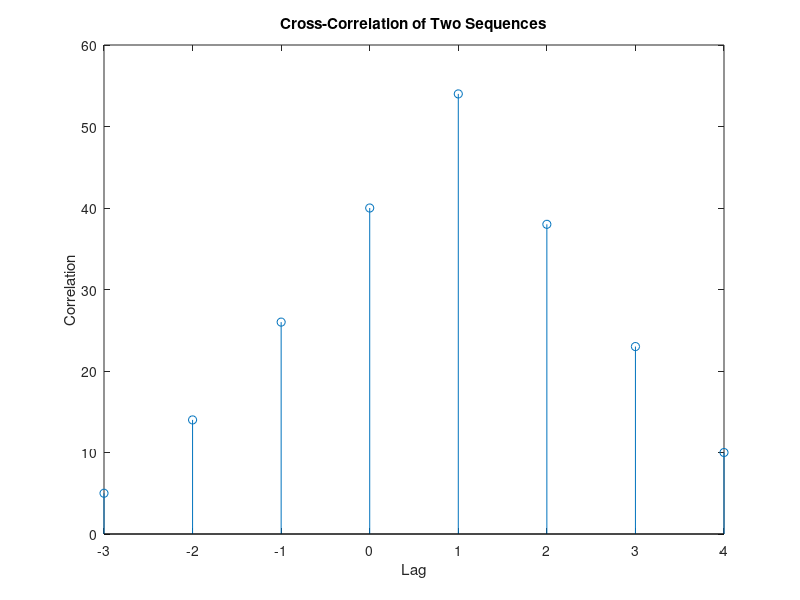

MATLAB code to generate this figure:
clc;
clear all;
close all;

% Enter the first sequence
x = [1 2 3 4 5]  % taking as an example

% Enter the second sequence
h = [2 3 4 5]    % taking as an example

% Find lengths
M = length(x);
N = length(h);

% Reverse the second sequence
h_rev = fliplr(h);

% Initialize output
y = zeros(1, M + N - 1);

% Perform correlation
for n = 1:(M + N - 1)

    for k = 1:M

        if (n-k+1 >= 1) && (n-k+1 <= N)
            y(n) = y(n) + x(k) * h_rev(n-k+1);
        end

    end

end

% Generate lag values
lags = -(N-1):(M-1);

% Display result
disp('Cross-correlation result:');
disp(y);

disp('Lag values:');
disp(lags);


stem(lags, y);

xlabel('Lag');
ylabel('Correlation');
title('Cross-Correlation of Two Sequences');
